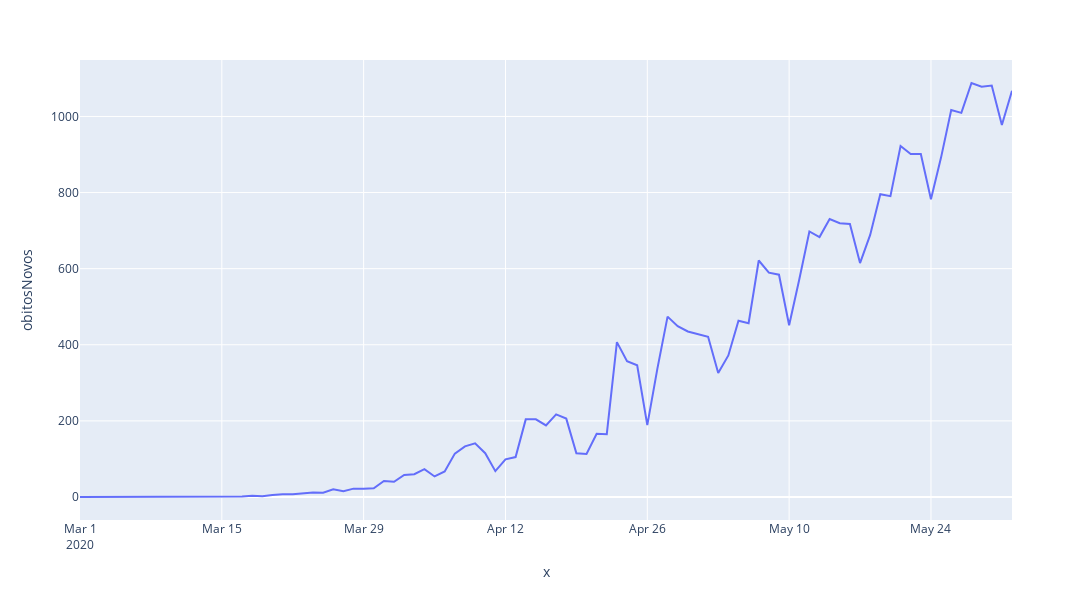

Notebook source saved alongside this figure:
### Code cell
fig = px.line(final, x=final.index, y="obitosNovos", width=1300, height=600)
fig.show()
